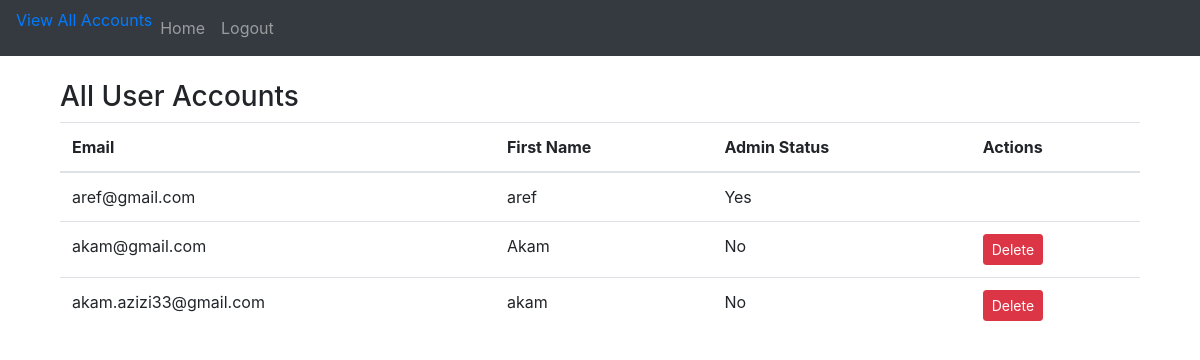
Page /admin/accounts (signed in) on the committed database.
### Website/models.py (models this page shows, shortened)
class User(db.Model, UserMixin):  # Inherit from UserMixin
    __tablename__ = 'user'
    id = db.Column(db.Integer, primary_key=True)
    email = db.Column(db.String(150), unique=True, nullable=False)
    first_name = db.Column(db.String(150), nullable=False)
    password = db.Column(db.String(150), nullable=False)
    is_admin = db.Column(db.Boolean, default=False)

### Website/views.py (the view)
@views.route('/admin/accounts', methods=['GET'])
@login_required  # Ensure the user is logged in
def admin_accounts():
    if not current_user.is_admin:
        return redirect(url_for('some_error_page'))  # Replace with your error handling
    all_users = User.query.all()  # Fetch all users
    return render_template('admin_accounts.html', users=all_users, user=current_user)

### Website/__init__.py (called while the page is built)
def create_app():
    app = Flask(__name__)
    app.config['SECRET_KEY'] = 'hjshjhdjah kjshkjdhjs'
    app.config['SQLALCHEMY_DATABASE_URI'] = f'sqlite:///{DB_NAME}'
    db.init_app(app)
    from Website.views import views
    from Website.auth import auth
    app.register_blueprint(views, url_prefix='/')
    app.register_blueprint(auth, url_prefix='/')
    from Website.models import User
    with app.app_context():
        db.create_all()
    login_manager = LoginManager()
    login_manager.login_view = 'auth.login'
    login_manager.init_app(app)
    @login_manager.user_loader
    def load_user(id):
        user = User.query.get(int(id))
        print(f"Loaded user: {user.email if user else 'No user found'}")
        return user
    migrate.init_app(app, db)
    return app

### Website/templates/admin_accounts.html (shortened to what this page needs)
{% extends "base.html" %}
{% block content %}
<div class="container mt-4">
    <h3>All User Accounts</h3>
    <table class="table">
        <thead>
            <tr>
                <th>Email</th>
                <th>First Name</th>
                <th>Admin Status</th>
                <th>Actions</th>
            </tr>
        </thead>
        <tbody>
            {% for user in users %}
                <tr>
                    <td>{{ user.email }}</td>
                    <td>{{ user.first_name }}</td>
                    <td>{{ 'Yes' if user.is_admin else 'No' }}</td>
                    <td>
                        {% if not user.is_admin %}
                            <form action="{{ url_for('views.delete_user', user_id=user.id) }}" method="POST" style="display:inline;">
                                <button type="submit" class="btn btn-danger btn-sm">Delete</button>
                            </form>
                        {% endif %}
                    </td>
                </tr>
            {% endfor %}
        </tbody>
    </table>
</div>
{% endblock %}

### rows in the picture
User: email "aref@gmail.com", first_name "aref", is_admin "Yes"
User: email "akam@gmail.com", first_name "Akam", is_admin "No"
User: email "akam.azizi33@gmail.com", first_name "akam", is_admin "No"
